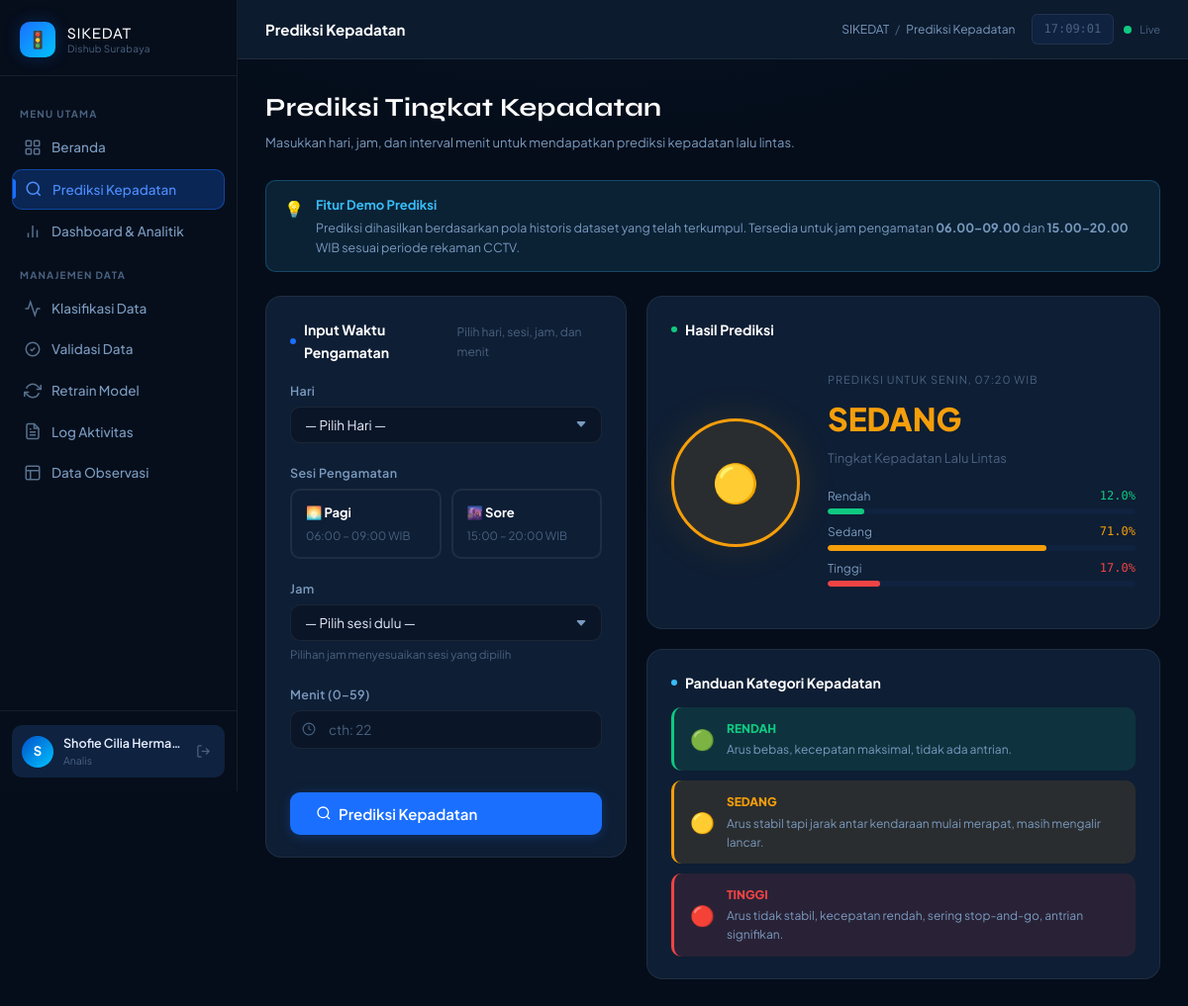
Page /prediksi (signed in) on the committed database.
### models.py (models this page shows, shortened)
class User(UserMixin, db.Model):
    __tablename__ = 'users'
    id           = db.Column(db.Integer, primary_key=True)
    username     = db.Column(db.String(80), unique=True, nullable=False)
    password     = db.Column(db.String(200), nullable=False)  # disimpan ter-hash
    nama_lengkap = db.Column(db.String(150), nullable=True)
    role_id      = db.Column(db.Integer, db.ForeignKey('roles.id'), nullable=False)
    is_active    = db.Column(db.Boolean, default=True)
    created_at   = db.Column(db.DateTime, default=datetime.now)
    dataset_diklasifikasi = db.relationship(
        'Dataset',
        foreign_keys='Dataset.classified_by',
        backref='pengklasifikasi',
        lazy=True
    )
    dataset_divalidasi = db.relationship(
        'Dataset',
        foreign_keys='Dataset.validated_by',
        backref='validator',
        lazy=True
    )
    retrain_dilakukan = db.relationship(
        'RetrainHistory',
        backref='operator',
        lazy=True
    )
    @property
    def has_full_access(self):
        return bool(self.role and self.role.nama in ['admin', 'analis'])

class Role(db.Model):
    __tablename__ = 'roles'
    id          = db.Column(db.Integer, primary_key=True)
    nama        = db.Column(db.String(50), unique=True, nullable=False)
    deskripsi   = db.Column(db.String(200), nullable=True)
    akses_penuh = db.Column(db.Boolean, default=False, nullable=False)
    users = db.relationship('User', backref='role', lazy=True)

### app.py (the view, shortened to what this page needs)
@app.route('/prediksi', methods=['GET', 'POST'])
def prediksi():
    prediction = None
    form_data  = None
    return render_template('prediksi.html',
                           prediction=prediction, form_data=form_data)

### app.py (called while the page is built)
@login_manager.user_loader
def load_user(user_id):
    return User.query.get(int(user_id))

@app.context_processor
def inject_globals():
    return {'now': datetime.now()}

### templates/prediksi.html (shortened to what this page needs)
{% extends "base.html" %}
{% block page_title %}Prediksi Kepadatan{% endblock %}
{% block breadcrumb %}Prediksi Kepadatan{% endblock %}
{% block content %}
<div class="page-header">
  <h1>Prediksi Tingkat Kepadatan</h1>
  <p>Masukkan hari, jam, dan interval menit untuk mendapatkan prediksi kepadatan lalu lintas.</p>
</div>
<div class="alert alert-info fade-in" style="margin-bottom: 24px;">
  <span class="alert-icon">💡</span>
  <div class="alert-body">
    <div class="alert-title">Fitur Demo Prediksi</div>
    <div class="alert-desc">
      Prediksi dihasilkan berdasarkan pola historis dataset yang telah terkumpul.
      Tersedia untuk jam pengamatan <strong>06.00–09.00</strong> dan
      <strong>15.00–20.00</strong> WIB sesuai periode rekaman CCTV.
    </div>
  </div>
</div>
<div class="grid grid-12 fade-in">
  <div class="col-span-5">
    <div class="card fade-in delay-1">
      <div class="card-header">
        <div class="card-title"><span class="dot"></span>Input Waktu Pengamatan</div>
        <div class="card-subtitle">Pilih hari, sesi, jam, dan menit</div>
      </div>
      <form method="POST" action="{{ url_for('prediksi') }}" id="prediksiForm">
        <div class="form-group">
          <label class="form-label">Hari</label>
          <select class="form-control" name="hari" id="inputHari" required>
            <option value="">— Pilih Hari —</option>
          </select>
        </div>
        <div class="form-group">
          <label class="form-label">Sesi Pengamatan</label>
          <div style="display:grid;grid-template-columns:1fr 1fr;gap:10px;">
            <label style="border:2px solid var(--border);border-radius:var(--radius-md);
                          padding:12px 14px;cursor:pointer;transition:var(--transition);
                          display:flex;flex-direction:column;gap:4px;"
                   id="labelPagi" onclick="setSesi('pagi')">
              <span style="font-size:13px;font-weight:700;color:var(--text-heading);">🌅 Pagi</span>
              <span style="font-size:11.5px;color:var(--text-muted);">06:00 – 09:00 WIB</span>
            </label>
            <label style="border:2px solid var(--border);border-radius:var(--radius-md);
                          padding:12px 14px;cursor:pointer;transition:var(--transition);
                          display:flex;flex-direction:column;gap:4px;"
                   id="labelSore" onclick="setSesi('sore')">
              <span style="font-size:13px;font-weight:700;color:var(--text-heading);">🌆 Sore</span>
              <span style="font-size:11.5px;color:var(--text-muted);">15:00 – 20:00 WIB</span>
            </label>
          </div>
        </div>
        <div class="form-group">
          <label class="form-label">Jam</label>
          <select class="form-control" name="jam" id="inputJam" required>
            <option value="">— Pilih sesi dulu —</option>
          </select>
          <div class="form-hint">Pilihan jam menyesuaikan sesi yang dipilih</div>
        </div>
        <div class="form-group">
          <label class="form-label">Menit (0–59)</label>
          <div class="input-group">
            <input
              type="number"
              class="form-control"
              name="menit"
              id="inputMenit"
              min="0" max="59"
              placeholder="cth: 22"
              value="{{ form_data.menit if form_data is defined and form_data.menit else '' }}"
              oninput="previewRounding(this.value)"
              required
            />
          </div>
          <div id="roundingHint" class="form-hint" style="margin-top:6px;min-height:18px;"></div>
        </div>
        <button type="submit" class="btn btn-primary btn-lg w-full" id="btnPrediksi">
          <svg width="16" height="16" viewBox="0 0 24 24" fill="none"
               stroke="currentColor" stroke-width="2">
            <circle cx="11" cy="11" r="8"/>
            <line x1="21" y1="21" x2="16.65" y2="16.65"/>
          </svg>
          Prediksi Kepadatan
        </button>
      </form>
    </div>
  </div>
  <div class="col-span-7">
    <div class="card fade-in delay-2" style="margin-bottom: 20px;">
      <div class="card-header">
        <div class="card-title">
          <span class="dot" style="background:var(--success);"></span>Hasil Prediksi
        </div>
      </div>
      <div style="display:flex;align-items:center;gap:28px;padding:12px 0;">
        <div style="
          width:130px;height:130px;border-radius:50%;flex-shrink:0;
          display:flex;flex-direction:column;align-items:center;justify-content:center;
          background:var(--label-{{ pred_label | lower }}-bg);
          border:3px solid var(--label-{{ pred_label | lower }});
          box-shadow:0 0 40px var(--label-{{ pred_label | lower }}-bg);
          font-size:38px;
        ">
          {{ '🟢' if pred_label == 'Rendah' else ('🟡' if pred_label == 'Sedang' else '🔴') }}
        </div>
        <div style="flex:1;">
          <div style="font-size:11px;color:var(--text-muted);text-transform:uppercase;
                      letter-spacing:1px;margin-bottom:6px;">
            Prediksi untuk
            {{ pred_hari }}, {{ pred_jam }}:{{ pred_menit }} WIB
          </div>
          <div style="font-size:32px;font-weight:800;
                      color:var(--label-{{ pred_label | lower }});margin-bottom:4px;">
            {{ pred_label | upper }}
          </div>
          <div style="font-size:13px;color:var(--text-muted);margin-bottom:18px;">
            Tingkat Kepadatan Lalu Lintas
          </div>
          {% for cls, prob in pred_proba.items() %}
          <div style="margin-bottom:8px;">
            <div class="flex justify-between" style="font-size:12px;margin-bottom:3px;">
              <span style="color:var(--text-secondary);">{{ cls }}</span>
              <span class="text-mono"
                    style="color:var(--label-{{ cls | lower }});">
                {{ (prob * 100) | round(1) }}%
              </span>
            </div>
            <div class="progress-bar">
              <div class="progress-fill
                {{ 'success' if cls == 'Rendah' else
                   ('warning' if cls == 'Sedang' else 'danger') }}"
                   style="width:{{ (prob * 100) | round(1) }}%;"></div>
            </div>
          </div>
          {% endfor %}
        </div>
      </div>
    </div>
    <div class="card fade-in delay-3">
      <div class="card-title" style="margin-bottom:14px;">
        <span class="dot" style="background:var(--info);"></span>
        Panduan Kategori Kepadatan
      </div>
      <div style="display:flex;flex-direction:column;gap:10px;">
        {% for icon, label, color, bg, desc in [
          ('🟢','RENDAH','var(--label-rendah)','var(--label-rendah-bg)',
           'Arus bebas, kecepatan maksimal, tidak ada antrian.'),
          ('🟡','SEDANG','var(--label-sedang)','var(--label-sedang-bg)',
           'Arus stabil tapi jarak antar kendaraan mulai merapat, masih mengalir lancar.'),
          ('🔴','TINGGI','var(--label-tinggi)','var(--label-tinggi-bg)',
           'Arus tidak stabil, kecepatan rendah, sering stop-and-go, antrian signifikan.'),
        ] %}
        <div style="display:flex;align-items:center;gap:12px;
                    padding:12px 16px;background:{{ bg }};
                    border-radius:var(--radius-md);border-left:3px solid {{ color }};">
          <span style="font-size:20px;">{{ icon }}</span>
          <div>
            <div style="font-size:12px;font-weight:800;color:{{ color }};margin-bottom:2px;">
              {{ label }}
            </div>
            <div style="font-size:12px;color:var(--text-secondary);">{{ desc }}</div>
          </div>
        </div>
        {% endfor %}
      </div>
    </div>
  </div>
</div>
{% endblock %}

### templates/base.html (shortened to what this page needs)
<!DOCTYPE html>
<html lang="id">
<head>
  <link rel="stylesheet" href="{{ url_for('static', filename='css/style.css') }}" />
</head>
<body>
<div class="layout">
  <aside class="sidebar" id="sidebar">
    <div class="sidebar-logo">
      <div class="sidebar-logo-icon">🚦</div>
      <div class="sidebar-logo-text">
        <span class="brand">SIKEDAT</span>
        <span class="sub">Dishub Surabaya</span>
      </div>
    </div>
    <nav class="sidebar-nav">
      <div class="nav-section-label">Menu Utama</div>
      <a href="{{ url_for('index') }}"
         class="nav-item {% if request.endpoint == 'index' %}active{% endif %}">
        <svg class="icon" viewBox="0 0 24 24" fill="none" stroke="currentColor" stroke-width="2">
          <rect x="3" y="3" width="7" height="7" rx="1"/>
          <rect x="14" y="3" width="7" height="7" rx="1"/>
          <rect x="3" y="14" width="7" height="7" rx="1"/>
          <rect x="14" y="14" width="7" height="7" rx="1"/>
        </svg>
        Beranda
      </a>
      <a href="{{ url_for('prediksi') }}"
         class="nav-item {% if request.endpoint == 'prediksi' %}active{% endif %}">
        <svg class="icon" viewBox="0 0 24 24" fill="none" stroke="currentColor" stroke-width="2">
          <circle cx="11" cy="11" r="8"/>
          <line x1="21" y1="21" x2="16.65" y2="16.65"/>
        </svg>
        Prediksi Kepadatan
      </a>
      {% if current_user.is_authenticated %}
      <a href="{{ url_for('dashboard') }}"
         class="nav-item {% if request.endpoint == 'dashboard' %}active{% endif %}">
        <svg class="icon" viewBox="0 0 24 24" fill="none" stroke="currentColor" stroke-width="2">
          <line x1="18" y1="20" x2="18" y2="10"/>
          <line x1="12" y1="20" x2="12" y2="4"/>
          <line x1="6" y1="20" x2="6" y2="14"/>
        </svg>
        Dashboard &amp; Analitik
      </a>
      {% if current_user.has_full_access %}
      <div class="nav-section-label">Manajemen Data</div>
      <a href="{{ url_for('classifier') }}"
         class="nav-item {% if request.endpoint == 'classifier' %}active{% endif %}">
        <svg class="icon" viewBox="0 0 24 24" fill="none" stroke="currentColor" stroke-width="2">
          <polyline points="22 12 18 12 15 21 9 3 6 12 2 12"/>
        </svg>
        Klasifikasi Data
      </a>
      <a href="{{ url_for('validasi') }}"
         class="nav-item {% if request.endpoint == 'validasi' %}active{% endif %}">
        <svg class="icon" viewBox="0 0 24 24" fill="none" stroke="currentColor" stroke-width="2">
          <path d="M9 12l2 2 4-4"/>
          <path d="M21 12c0 4.97-4.03 9-9 9S3 16.97 3 12 7.03 3 12 3s9 4.03 9 9z"/>
        </svg>
        Validasi Data
      </a>
      <a href="{{ url_for('retrain_model') }}"
         class="nav-item {% if request.endpoint == 'retrain_model' %}active{% endif %}">
        <svg class="icon" viewBox="0 0 24 24" fill="none" stroke="currentColor" stroke-width="2">
          <polyline points="23 4 23 10 17 10"/>
          <polyline points="1 20 1 14 7 14"/>
          <path d="M3.51 9a9 9 0 0 1 14.85-3.36L23 10M1 14l4.64 4.36A9 9 0 0 0 20.49 15"/>
        </svg>
        Retrain Model
      </a>
      <a href="{{ url_for('aktivitas') }}"
         class="nav-item {% if request.endpoint == 'aktivitas' %}active{% endif %}">
        <svg class="icon" viewBox="0 0 24 24" fill="none" stroke="currentColor" stroke-width="2">
          <path d="M14 2H6a2 2 0 0 0-2 2v16a2 2 0 0 0 2 2h12a2 2 0 0 0 2-2V8z"/>
          <polyline points="14 2 14 8 20 8"/>
          <line x1="16" y1="13" x2="8" y2="13"/>
          <line x1="16" y1="17" x2="8" y2="17"/>
          <polyline points="10 9 9 9 8 9"/>
        </svg>
        Log Aktivitas
      </a>
      {% endif %}
      <a href="{{ url_for('data_observasi') }}"
         class="nav-item {% if request.endpoint == 'data_observasi' %}active{% endif %}">
        <svg class="icon" viewBox="0 0 24 24" fill="none" stroke="currentColor" stroke-width="2">
          <rect x="3" y="3" width="18" height="18" rx="2"/>
          <path d="M3 9h18M9 21V9"/>
        </svg>
        Data Observasi
      </a>
      {% endif %}
    </nav>
    <div class="sidebar-footer">
      {% if current_user.is_authenticated %}
      <div class="sidebar-user">
        <div class="user-avatar">
          {{ current_user.nama_lengkap[0].upper() if current_user.nama_lengkap else current_user.username[0].upper() }}
        </div>
        <div class="user-info">
          <div class="name">{{ current_user.nama_lengkap or current_user.username }}</div>
          <div class="role">{{ current_user.role.nama | capitalize if current_user.role else '—' }}</div>
        </div>
        <a href="{{ url_for('auth.logout') }}" class="logout-btn" title="Keluar">
          <svg width="15" height="15" viewBox="0 0 24 24" fill="none" stroke="currentColor" stroke-width="2">
            <path d="M9 21H5a2 2 0 0 1-2-2V5a2 2 0 0 1 2-2h4"/>
            <polyline points="16 17 21 12 16 7"/>
            <line x1="21" y1="12" x2="9" y2="12"/>
          </svg>
        </a>
      </div>
      {% else %}
      <a href="{{ url_for('auth.login') }}" class="btn btn-primary w-full btn-sm">
        🔐 Login Dishub
      </a>
      {% endif %}
    </div>
  </aside>
  <div class="main-content">
    <header class="topbar">
      <div class="topbar-title">{% block page_title %}{% endblock %}</div>
      <div class="topbar-breadcrumb">
        <span>SIKEDAT</span>
        <span class="sep">/</span>
        <span>{% block breadcrumb %}{% endblock %}</span>
      </div>
      <div class="topbar-actions">
        <div class="topbar-time" id="live-clock">--:--:--</div>
        <div class="flex items-center gap-2">
          <div class="live-dot"></div>
          <span style="font-size:11px;color:var(--text-muted);">Live</span>
        </div>
      </div>
    </header>
    <main class="page-content">
      {% block content %}{% endblock %}
    </main>
  </div>
</div>
</body>
</html>

### rows in the picture
User: nama_lengkap "S", nama_lengkap "Shofie Cilia Herma…"
Role: role.nama "Analis"

### other values in the picture
{{ pred_hari }} "SENIN"
{{ pred_jam }} "07"
{{ pred_menit }} "20"
{{ pred_label | upper }} "SEDANG"
{{ cls }} "Rendah" "Sedang" "Tinggi"
{{ (prob * 100) | round(1) }} "12.0" "71.0" "17.0"
{{ icon }} "🟢" "🟡" "🔴"
{{ label }} "RENDAH" "SEDANG" "TINGGI"
{{ desc }} "Arus bebas, kecepatan maksimal, tidak ada antrian." "Arus stabil tapi jarak antar kendaraan mulai merapat, masih mengalir lancar." "Arus tidak stabil, kecepatan rendah, sering stop-and-go, antrian signifikan."
